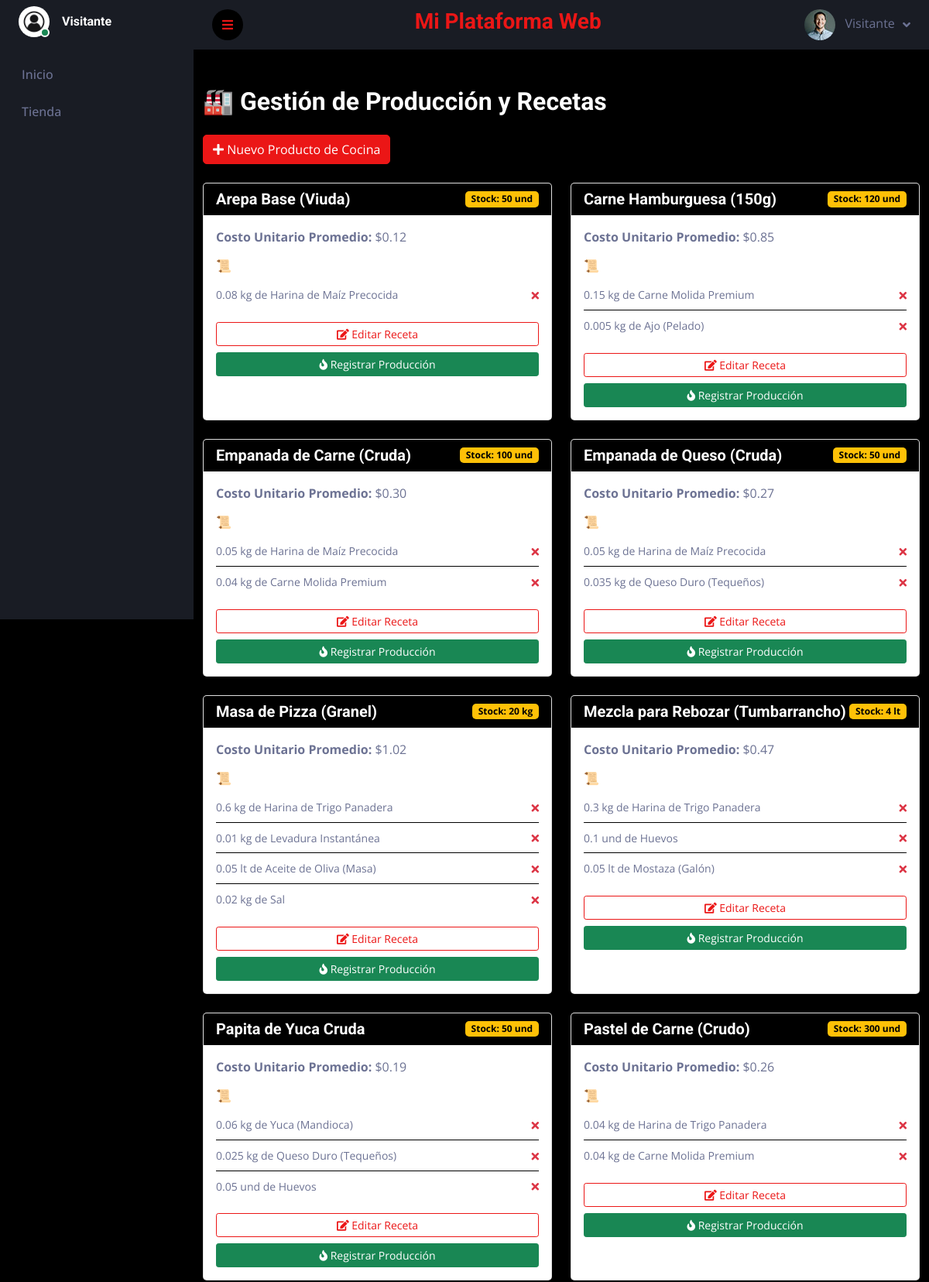
/admin/manufactura.php (upper part), run on the app's committed database.
### tables this page shows
CREATE TABLE `manufactured_products` (
  `id` int(11) NOT NULL,
  `name` varchar(100) NOT NULL,
  `unit` varchar(20) NOT NULL DEFAULT 'und',
  `stock` decimal(10,4) DEFAULT 0.0000,
  `unit_cost_average` decimal(10,2) DEFAULT 0.00,
  `last_production_date` datetime DEFAULT NULL
);

CREATE TABLE `production_recipes` (
  `id` int(11) NOT NULL,
  `manufactured_product_id` int(11) NOT NULL,
  `raw_material_id` int(11) NOT NULL,
  `quantity_required` decimal(10,4) NOT NULL
);

CREATE TABLE `raw_materials` (
  `id` int(11) NOT NULL,
  `name` varchar(100) NOT NULL,
  `unit` varchar(20) NOT NULL,
  `stock_quantity` decimal(10,4) DEFAULT 0.0000,
  `cost_per_unit` decimal(10,2) DEFAULT 0.00,
  `min_stock` decimal(10,4) DEFAULT 5.0000,
  `is_cooking_supply` tinyint(1) DEFAULT 0,
  `updated_at` timestamp NULL DEFAULT current_timestamp() ON UPDATE current_timestamp()
);

### templates/autoload.php (called while the page is built, shortened)
<?php
$db = Database::getConnection();
require_once '../funciones/ProductionManager.php';
$productionManager = new ProductionManager($db);

### funciones/ProductionManager.php (called while the page is built, shortened)
<?php
class ProductionManager {
    private $db;
    public function __construct($db) {
        $this->db = $db;
    }
    public function getAllManufactured() {
        $sql = "SELECT * FROM manufactured_products ORDER BY name ASC";
        return $this->db->query($sql)->fetchAll(PDO::FETCH_ASSOC);
    }
    public function getRecipe($manufacturedId) {
        $sql = "SELECT pr.*, rm.name as material_name, rm.unit as material_unit
                FROM production_recipes pr
                JOIN raw_materials rm ON pr.raw_material_id = rm.id
                WHERE pr.manufactured_product_id = ?";
        $stmt = $this->db->prepare($sql);
        $stmt->execute([$manufacturedId]);
        return $stmt->fetchAll(PDO::FETCH_ASSOC);
    }
}
?>

### admin/manufactura.php (the view, shortened to what this page needs)
<?php
require_once '../templates/autoload.php';
$products = $productionManager->getAllManufactured();
require_once '../templates/header.php';
require_once '../templates/menu.php';
?>
<div class="container mt-5">
    <h2 class="mb-4">🏭 Gestión de Producción y Recetas</h2>
    <button class="btn btn-primary mb-4" data-bs-toggle="modal" data-bs-target="#modalCreateProd">
        <i class="fa fa-plus"></i> Nuevo Producto de Cocina
    </button>
    <div class="row">
        <?php foreach ($products as $p):
            $recipe = $productionManager->getRecipe($p['id']);
        ?>
        <div class="col-md-6 mb-4">
            <div class="card shadow-sm h-100">
                <div class="card-header bg-dark text-white d-flex justify-content-between align-items-center">
                    <h5 class="m-0"><?= htmlspecialchars($p['name']) ?></h5>
                    <span class="badge bg-warning text-dark">Stock: <?= floatval($p['stock']) ?> <?= $p['unit'] ?></span>
                </div>
                <div class="card-body">
                    <div class="mb-3">
                        <strong>Costo Unitario Promedio:</strong> $<?= number_format($p['unit_cost_average'], 2) ?>
                    </div>
                    <h6>📜 Receta (Para 1 <?= $p['unit'] ?>):</h6>
                    <?php if (empty($recipe)): ?>
                        <p class="text-danger small">No hay receta definida.</p>
                    <?php else: ?>
                        <ul class="list-group list-group-flush mb-3 small">
                            <?php foreach ($recipe as $r): ?>
                                <li class="list-group-item d-flex justify-content-between align-items-center px-0">
                                    <?= floatval($r['quantity_required']) ?> <?= $r['material_unit'] ?> de <?= $r['material_name'] ?>
                                    <form method="POST" style="display:inline;">
                                        <button type="submit" class="btn btn-sm text-danger border-0 p-0"><i class="fa fa-times"></i></button>
                                    </form>
                                </li>
                            <?php endforeach; ?>
                        </ul>
                    <?php endif; ?>
                    <div class="d-grid gap-2">
                        <button class="btn btn-outline-primary btn-sm" onclick="openRecipeModal(<?= $p['id'] ?>, '<?= $p['name'] ?>', '<?= $p['unit'] ?>')">
                            <i class="fa fa-edit"></i> Editar Receta
                        </button>
                        <button class="btn btn-success btn-sm" onclick="openProduceModal(<?= $p['id'] ?>, '<?= $p['name'] ?>', '<?= $p['unit'] ?>')" <?= empty($recipe) ? 'disabled' : '' ?>>
                            <i class="fa fa-fire"></i> Registrar Producción
                        </button>
                    </div>
                </div>
            </div>
        </div>
        <?php endforeach; ?>
    </div>
</div>
<?php require_once '../templates/footer.php'; ?>

### css/style.css (style rules this page uses)
:root { --primary: #EB1616; --secondary: #191C24; --light: #6C7293; --dark: #000000; }
.btn { transition: .5s; }

### data on the page
manufactured_products: name "Arepa Base (Viuda)", stock "50", unit "und", unit_cost_average "0.12"
production_recipes: quantity_required "0.08", raw_material.unit "kg", raw_material.name "Harina de Maíz Precocida"
manufactured_products: name "Carne Hamburguesa (150g)", stock "120", unit "und", unit_cost_average "0.85"
production_recipes: quantity_required "0.15", raw_material.unit "kg", raw_material.name "Carne Molida Premium"
production_recipes: quantity_required "0.005", raw_material.unit "kg", raw_material.name "Ajo (Pelado)"
manufactured_products: name "Empanada de Carne (Cruda)", stock "100", unit "und", unit_cost_average "0.30"
production_recipes: quantity_required "0.05", raw_material.unit "kg", raw_material.name "Harina de Maíz Precocida"
production_recipes: quantity_required "0.04", raw_material.unit "kg", raw_material.name "Carne Molida Premium"
manufactured_products: name "Empanada de Queso (Cruda)", stock "50", unit "und", unit_cost_average "0.27"
production_recipes: quantity_required "0.05", raw_material.unit "kg", raw_material.name "Harina de Maíz Precocida"
production_recipes: quantity_required "0.035", raw_material.unit "kg", raw_material.name "Queso Duro (Tequeños)"
manufactured_products: name "Masa de Pizza (Granel)", stock "20", unit "kg", unit_cost_average "1.02"
production_recipes: quantity_required "0.6", raw_material.unit "kg", raw_material.name "Harina de Trigo Panadera"
production_recipes: quantity_required "0.01", raw_material.unit "kg", raw_material.name "Levadura Instantánea"
production_recipes: quantity_required "0.05", raw_material.unit "lt", raw_material.name "Aceite de Oliva (Masa)"
production_recipes: quantity_required "0.02", raw_material.unit "kg", raw_material.name "Sal"
manufactured_products: name "Mezcla para Rebozar (Tumbarrancho)", stock "4", unit "lt", unit_cost_average "0.47"
production_recipes: quantity_required "0.3", raw_material.unit "kg", raw_material.name "Harina de Trigo Panadera"
production_recipes: quantity_required "0.1", raw_material.unit "und", raw_material.name "Huevos"
production_recipes: quantity_required "0.05", raw_material.unit "lt", raw_material.name "Mostaza (Galón)"
manufactured_products: name "Papita de Yuca Cruda", stock "50", unit "und", unit_cost_average "0.19"
production_recipes: quantity_required "0.06", raw_material.unit "kg", raw_material.name "Yuca (Mandioca)"
production_recipes: quantity_required "0.025", raw_material.unit "kg", raw_material.name "Queso Duro (Tequeños)"
production_recipes: quantity_required "0.05", raw_material.unit "und", raw_material.name "Huevos"
manufactured_products: name "Pastel de Carne (Crudo)", stock "300", unit "und", unit_cost_average "0.26"
production_recipes: quantity_required "0.04", raw_material.unit "kg", raw_material.name "Harina de Trigo Panadera"
production_recipes: quantity_required "0.04", raw_material.unit "kg", raw_material.name "Carne Molida Premium"

### other printed values
$GLOBALS['site_name'] "Mi Plataforma Web"
